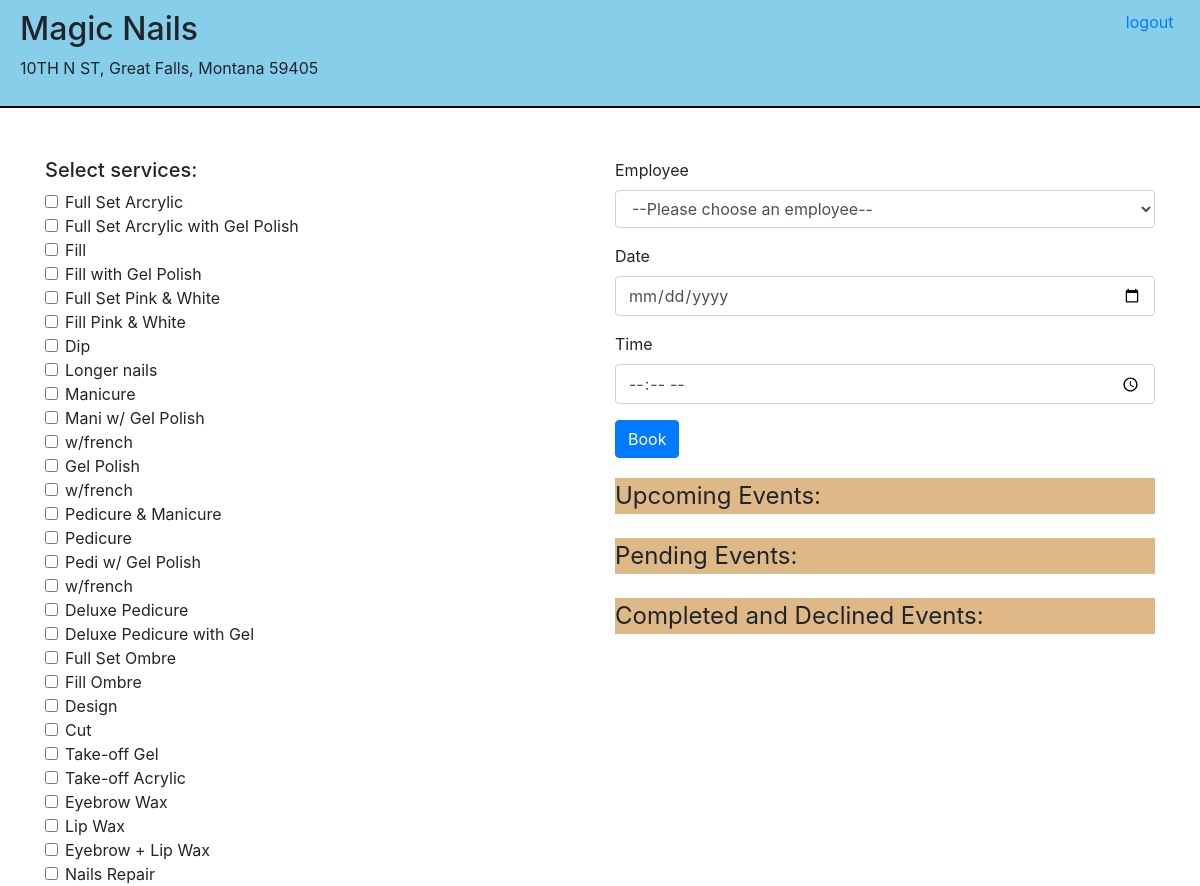
The app's page /customer/ (signed in) with its own data.
### dashboard_app/models.py (models this page shows)
class Service(models.Model):
    name = models.CharField(max_length=100)
    price = models.FloatField()
    created_at = models.DateTimeField(auto_now_add=True)
    updated_at = models.DateTimeField(auto_now=True)
    objects = ServiceManager()

### shop_app/views.py (the view)
# urls.py: path('', views.render_main),
def render_main(request):
    if 'uid' not in request.session:
        return redirect('/login')
    customer = User.objects.get(id = request.session['uid'])
    context = {
        "employees" : User.objects.filter(user_type = 2),
        "customer" : customer,
        "services" : Service.objects.all(),
        "events" : customer.book_events.all(),
    }
    return render(request,'cust_appointment.html',context)

### shop_app/templates/cust_appointment.html (shortened to what this page needs)
<!DOCTYPE html>
<html lang="en">
<head>
    {% load static %}
    <link rel="stylesheet" href="{% static 'customer_gallery.css' %}">
    <link rel="stylesheet" href="{% static 'cust_appointment.css' %}">
    <link rel="stylesheet" href="https://maxcdn.bootstrapcdn.com/bootstrap/4.0.0/css/bootstrap.min.css"
>
</head>
<body>
    <div id="header">
        <div class="row">
            <div class="col">
                <h2>Magic Nails</h2>
                <Address>10TH N ST, Great Falls, Montana 59405</Address>
            </div>
            <div class="col-1">
                <a href="/customer/logout" id="logout" class="col">logout</a>
            </div>
        </div>
    </div>
    <div class="container">
        <form action="/customer/create" method="POST" class="row">
            <div id="services" class="col">
                <h5>Select services:</h5>
                {% for service in services %}
                <div class="form-check">
                    <input type="checkbox" name="services[]" value="{{service.name}}" class="form-check-input">
                    <label for="fullset" class="form-check-label">{{service.name}}</label>
                </div>
                {% endfor %}
            </div>
            <div id="booking" class="col">
                <div class="form-group">
                    <label for="employee">Employee</label>
                    <select name="employee" class="form-control" id="selectedEmployee">
                        <option value="0">--Please choose an employee--</option>
                    </select>
                </div>
                <div class="form-group">
                    <label for="date">Date</label>
                    <input type="date" name="date" class="form-control">
                </div>
                <div class="form-group">
                    <label for="time">Time</label>
                    <input type="time" name="time" class="form-control" min="9:00" max="17:00">
                </div>
                <button class="btn btn-primary">Book</button>
                <fieldset class="form-group" style="margin-top: 20px;">
                    <legend style="background-color: burlywood;">Upcoming Events:</legend>
                </fieldset>
                <fieldset class="form-group">
                    <legend style="background-color: burlywood;">Pending Events:</legend>
                </fieldset>
                <fieldset class="form-group">
                    <legend style="background-color: burlywood;">Completed and Declined Events:</legend>
                </fieldset>
            </div>
        </form>
    </div>
</body>
</html>

### shop_app/static/cust_appointment.css (style rules this page uses)
#header { margin-bottom: 50px; background-color: skyblue; padding: 10px 20px 10px 20px; border-bottom: 2px black solid; }

### records on screen
Service: name "Full Set Arcrylic"
Service: name "Full Set Arcrylic with Gel Polish"
Service: name "Fill"
Service: name "Fill with Gel Polish"
Service: name "Full Set Pink & White"
Service: name "Fill Pink & White"
Service: name "Dip"
Service: name "Longer nails"
Service: name "Manicure"
Service: name "Mani w/ Gel Polish"
Service: name "w/french"
Service: name "Gel Polish"
Service: name "w/french"
Service: name "Pedicure & Manicure"
Service: name "Pedicure"
Service: name "Pedi w/ Gel Polish"
Service: name "w/french"
Service: name "Deluxe Pedicure"
Service: name "Deluxe Pedicure with Gel"
Service: name "Full Set Ombre"
Service: name "Fill Ombre"
Service: name "Design"
Service: name "Cut"
Service: name "Take-off Gel"
Service: name "Take-off Acrylic"
Service: name "Eyebrow Wax"
Service: name "Lip Wax"
Service: name "Eyebrow + Lip Wax"
Service: name "Nails Repair"
